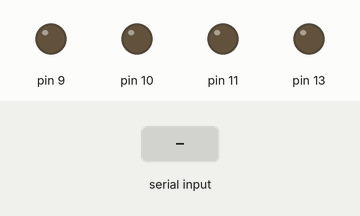
Recording of a sketch running on a simulated Arduino Uno, built with avr-gcc and run on an emulated ATmega328P. Shown: output pins drawn as LEDs (lit = HIGH). Inputs (shaded band) come from the test bench.

Above: at 1.2 s.
1.3 s: "g" received over Serial
At 1.9 s:
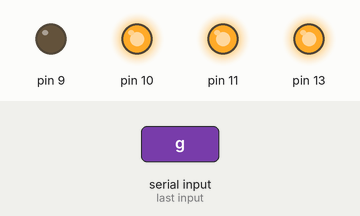
At 2.7 s:
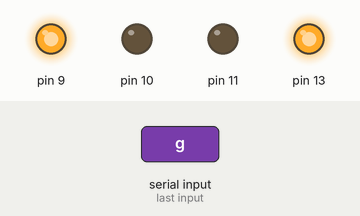
Timing chart, 0 to 4.3 s (numbered marks = the images above; inputs shaded):
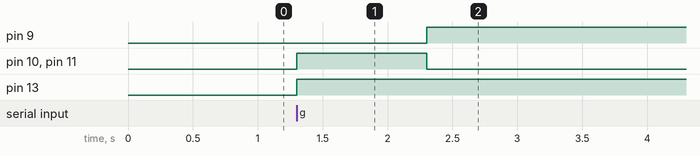

The sketch:

sketch_mar27a.ino
```cpp
const int green = 9;
const int yellow = 10;
const int red = 11;

const int status = 13;

void setup() {
  pinMode(9, OUTPUT);
  pinMode(10, OUTPUT);
  pinMode(11, OUTPUT);
  pinMode(13, OUTPUT);

  Serial.begin(9600);
}

void ampel(char c) {
  switch (c) {
    case 'g':
      digitalWrite(9, HIGH);
      digitalWrite(10, LOW);
      digitalWrite(11, LOW);
      digitalWrite(13, HIGH);
      break;

    case 'y':
      digitalWrite(9, LOW);
      digitalWrite(10, HIGH);
      digitalWrite(11, LOW);
      digitalWrite(13, HIGH);
      break;

    case 'z': // red and yellow (from red to green phase)
      digitalWrite(9, LOW);
      digitalWrite(10, HIGH);
      digitalWrite(11, HIGH);
      digitalWrite(13, HIGH);
      break;

    case 'r':
      digitalWrite(9, LOW);
      digitalWrite(10, LOW);
      digitalWrite(11, HIGH);
      digitalWrite(13, HIGH);
      break;
  }
}

void go () {
  ampel('z');
  delay(1000);
  ampel('g');
  delay(5000);
}

void stop () {
  ampel('y');
  delay(3000);
  ampel('r');
  delay(5000);
}

void stopOrGo(char c){
  switch(c){
    case 'g':
    go();
    break;

    case 's':
    stop();
    break;
  }
}

void loop() {
  if(Serial.available() > 0){
    char in = Serial.read();
    stopOrGo(in);
  }
}
```

Measured:
- after the input at 1.3 s, pin 9: LOW → HIGH after 1.0 s; pin 10, pin 11: LOW → HIGH at once, → LOW 1.0 s later; pin 13: LOW → HIGH at once
